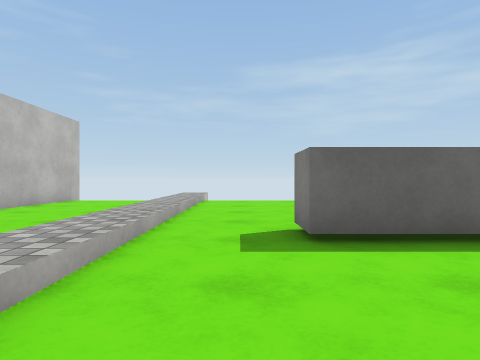
View 1 (above)

18 first-person views from a walk through a Unity game level. The camera is 0.72 m above the floor, looks level and sees 75° across. The floor is counted in squares, 1 m on a side. Each view is taken from the middle of a square. On the plan, view 1 faces up. The plan holds only what a view shows up to about 10 squares ahead; the rest is blank. The place goes on beyond the plan. Surface patterns are stand-ins for the level's own textures.

View 2
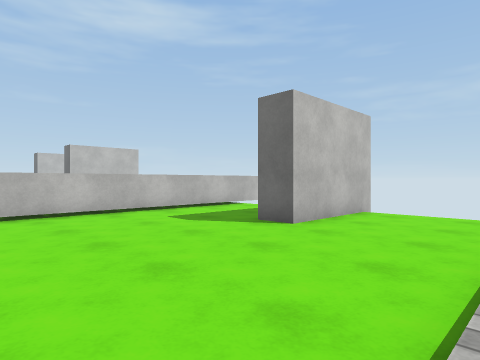

View 3
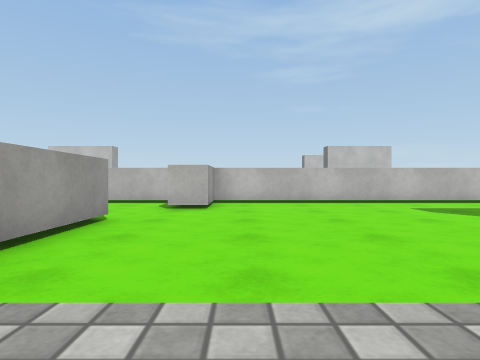

View 4
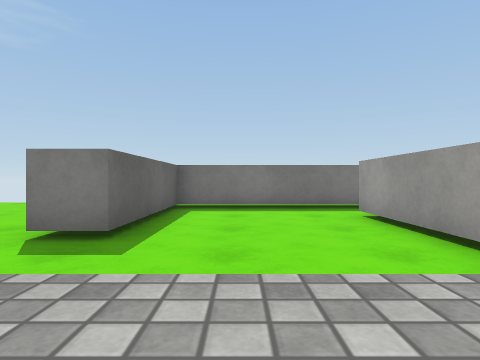

View 5
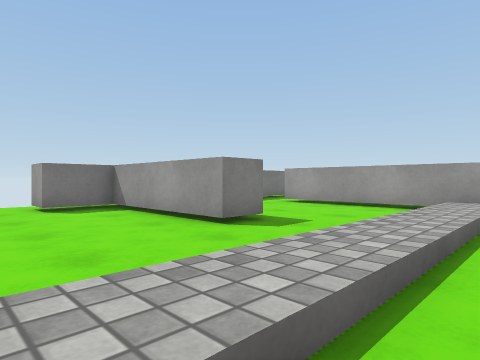

View 6
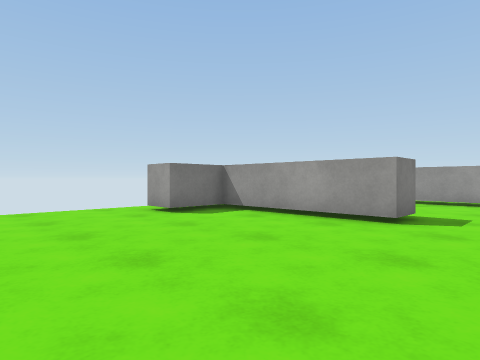

View 7
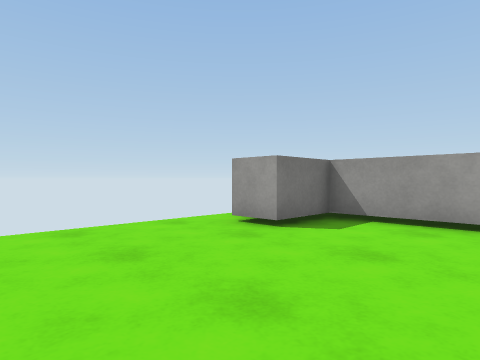

View 8
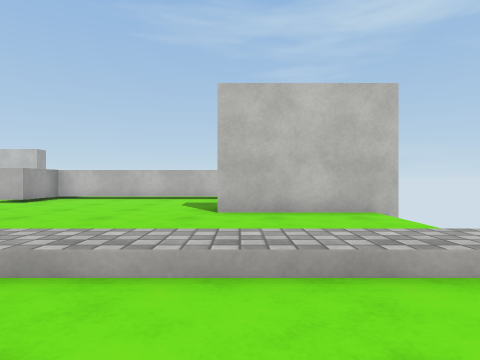

View 9
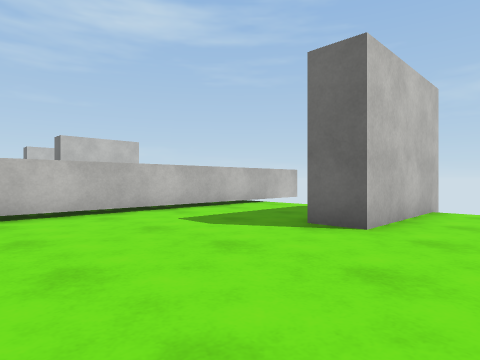

View 10
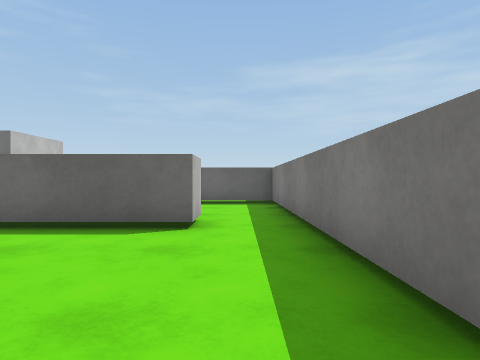

View 11
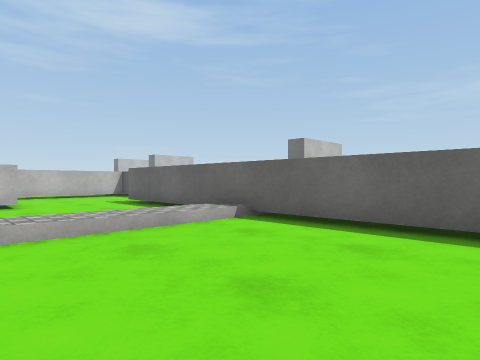

View 12
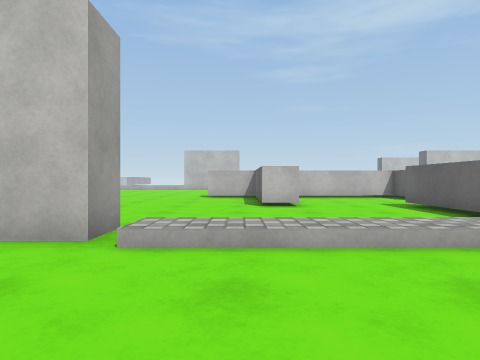

View 13
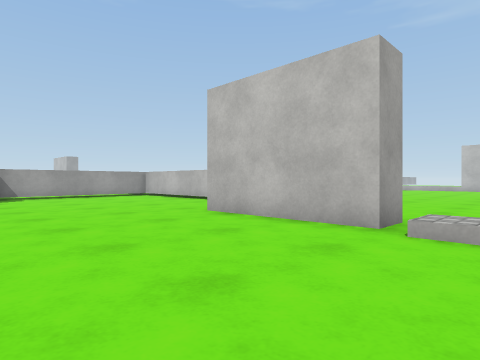

View 14
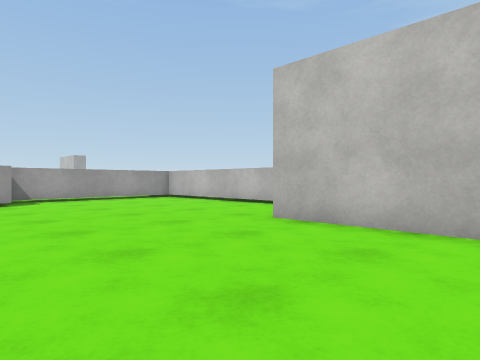

View 15
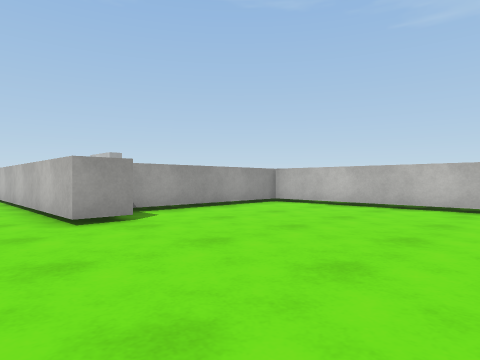

View 16
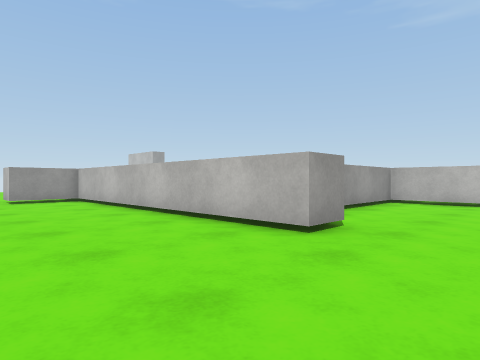

View 17
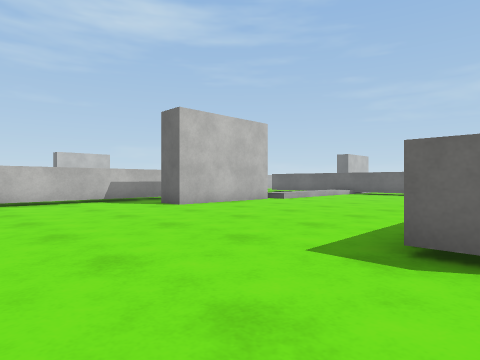

View 18
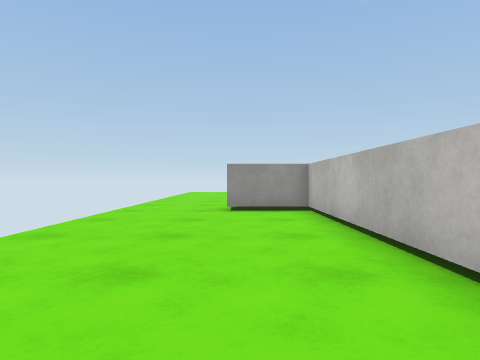

### Floor plan
Key: @ floor where view 1 was taken; # wall or solid block; . main floor; : floor 0.2 m higher than the main floor.
Columns run from 11 left of view 1 to 6 right of it. Each row starts with its distance up from view 1.
 10 #... #...:........
  9 #... #...:........
  8 #...##...:........
  7 #........:........
  6 #........:......##
  5 #........:......#
  4 #........:..#####
  3 #........:......#
  2 #........:......#
  1 ###......:......#
  0 #........:.@....#
 -1 #....##########.#
 -2 #. ..... :......#
 -3    ..... :......#
 -4    ..... :......#
 -5    ##... :......#
 -6    ..... :......
 -7    ..... :.....
 -8    ......#.....
 -9    ....  #.....
-10          #......
-11          #......
-12         ........
-13       #.........##
-14       #...........
-15      .#...........
-16      .#...........
-17      .#...........
-18      .#...........
-19       #......#....
-20       ########....
-21              #...
-22              #....
-23              #....
-24              #....
-25              #....
-26              #....
-27              #....
-28              ###..
-29                ...
-30                 ..

Where each view was taken, in squares from view 1:
view 1: 0 up, 0 right, facing up
view 2: 2 up, 2 left, facing up-left
view 3: 2 up, 1 left, facing left
view 4: 2 up, 3 left, facing right
view 5: 8 up, 3 left, facing down-right
view 6: 10 up, 1 left, facing down-right
view 7: 10 up, 2 right, facing down-right
view 8: 8 up, 1 right, facing left
view 9: 3 up, 4 left, facing up-left
view 10: 6 down, 4 right, facing up
view 11: 6 down, 3 right, facing up-left
view 12: 6 down, 2 right, facing left
view 13: 6 down, 3 right, facing down-left
view 14: 8 down, 3 right, facing down-left
view 15: 13 down, 4 right, facing down-left
view 16: 16 down, 6 right, facing down-left
view 17: 17 down, 6 right, facing up-left
view 18: 20 down, 4 right, facing down
